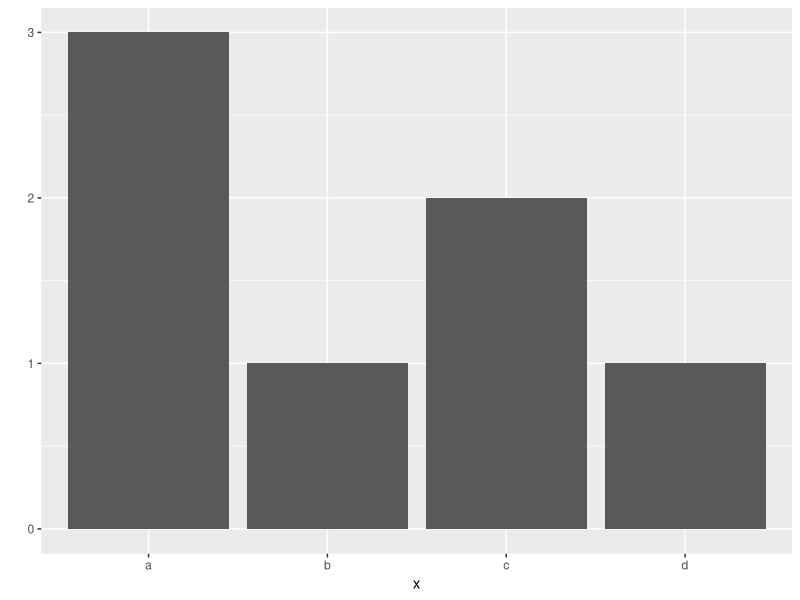
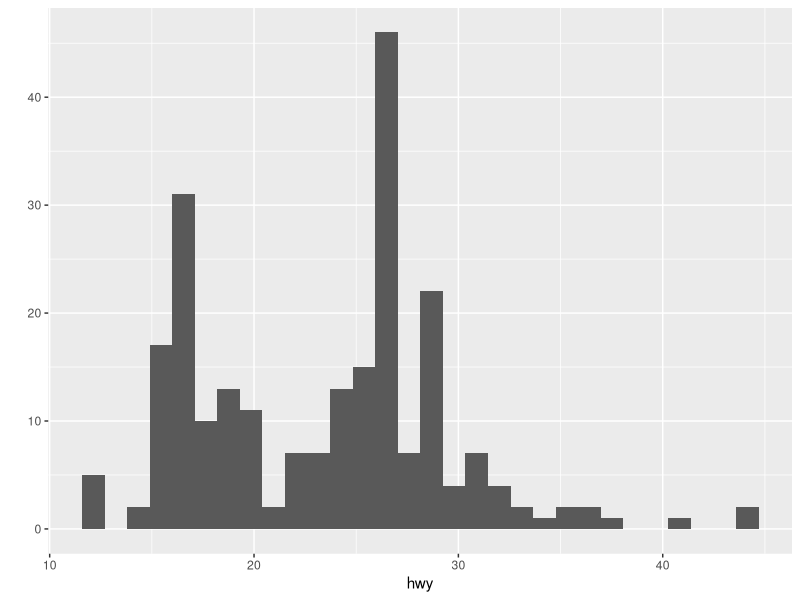
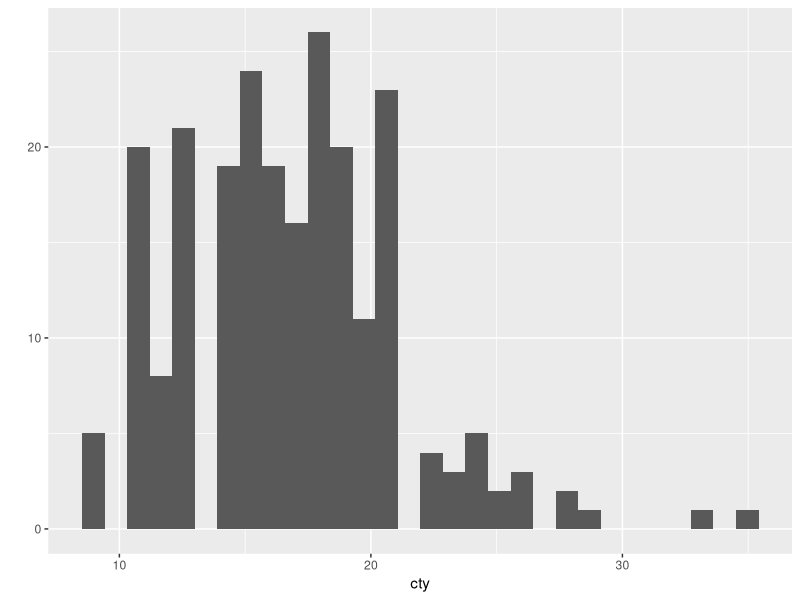
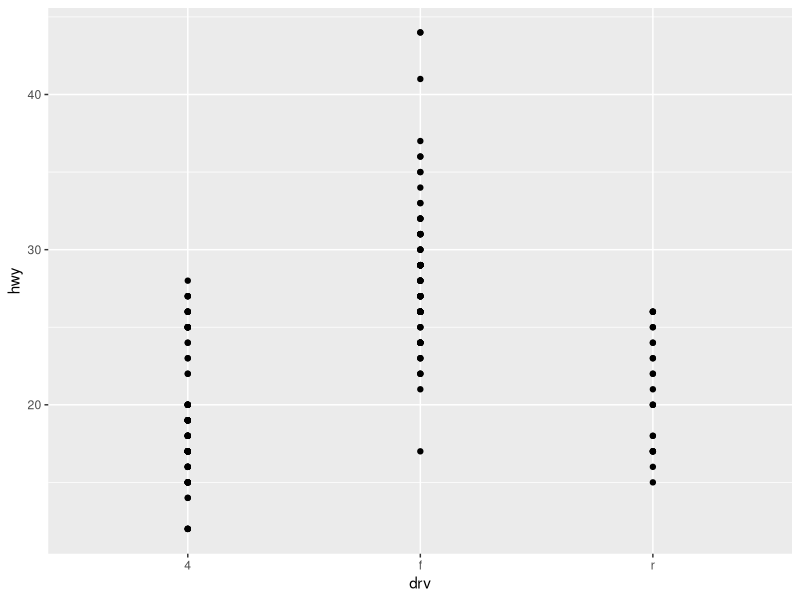
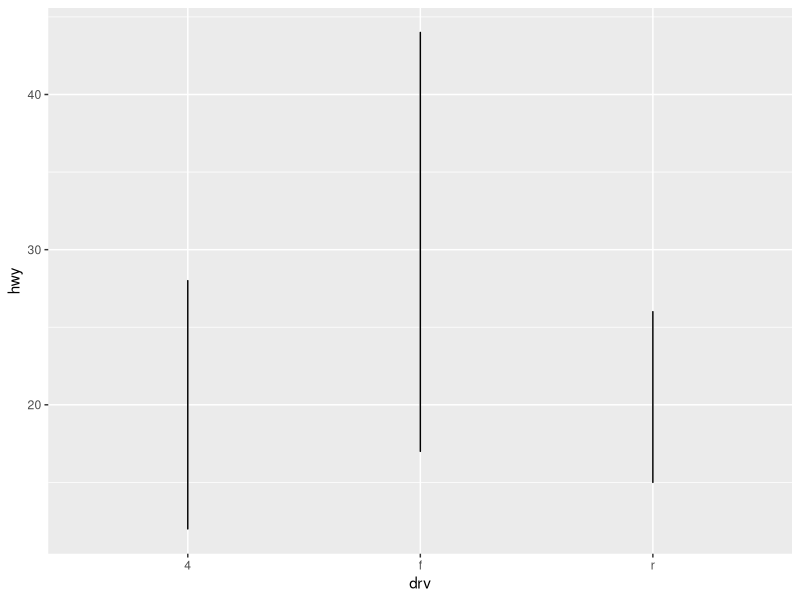
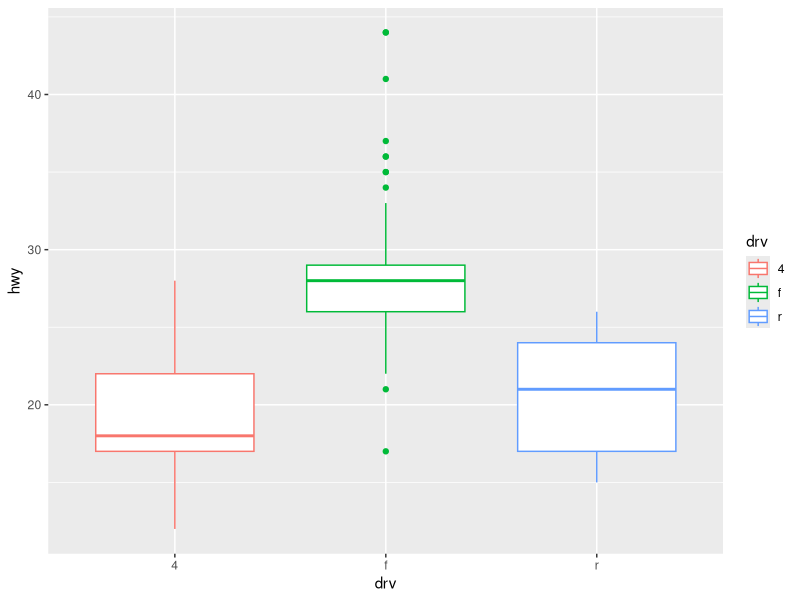
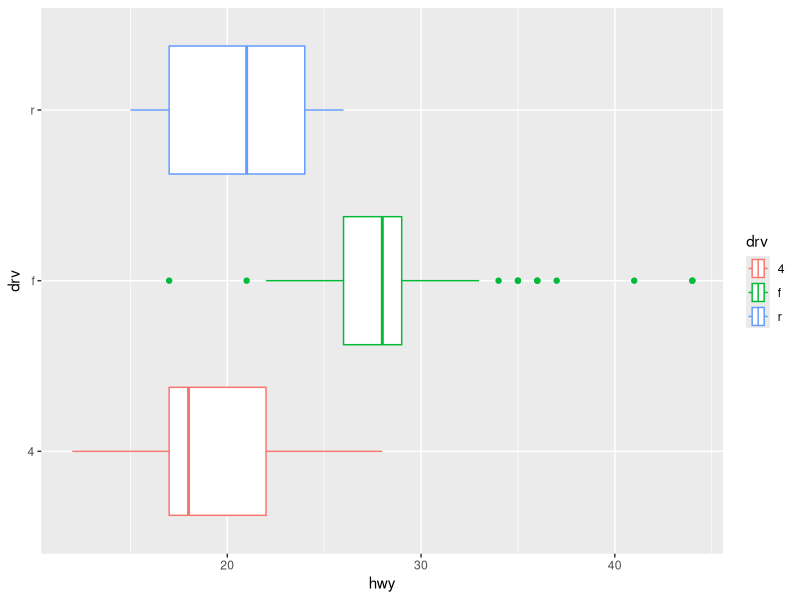
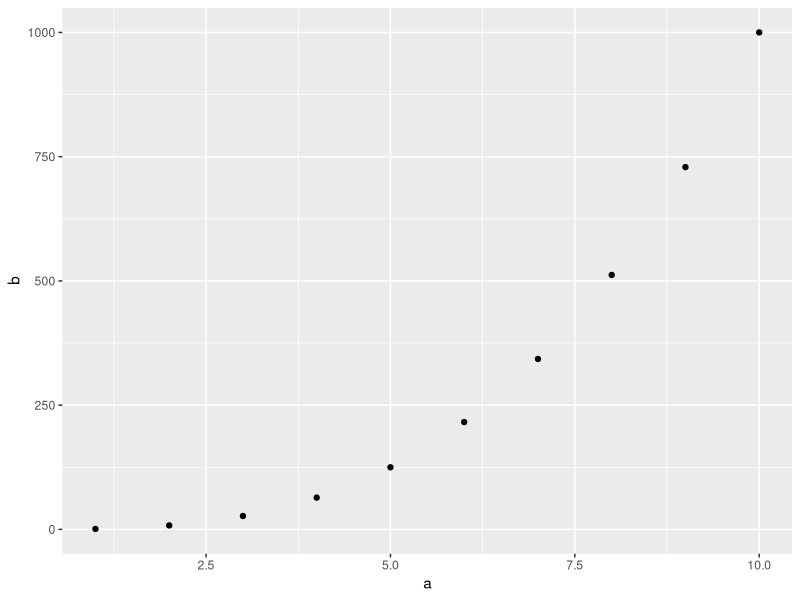

Here is the R script that generated these plots, in order:
installed.packages("ggplot2")
library(ggplot2)

x <- c("a", "b", "c", "a", "a", "d", "c")
qplot(x)

qplot(data = mpg, x = hwy)
qplot(data = mpg, x = cty)
qplot(data = mpg, x = drv, y = hwy)
qplot(data = mpg, x = drv, y = hwy, geom = "line")
qplot(data = mpg, x = drv, y = hwy, geom = "boxplot", colour = drv)
qplot(data = mpg, x = hwy, y = drv, geom = "boxplot", colour = drv)

a <- 1:10
b <- a ^ 3
qplot(a, b)



